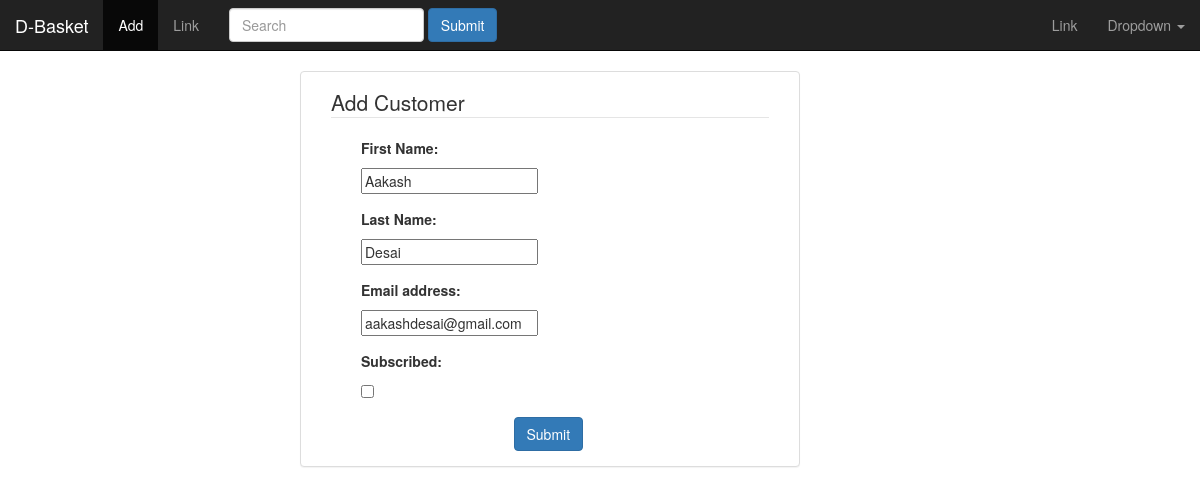
The page /emp/customer/2/ on the database as committed earlier.
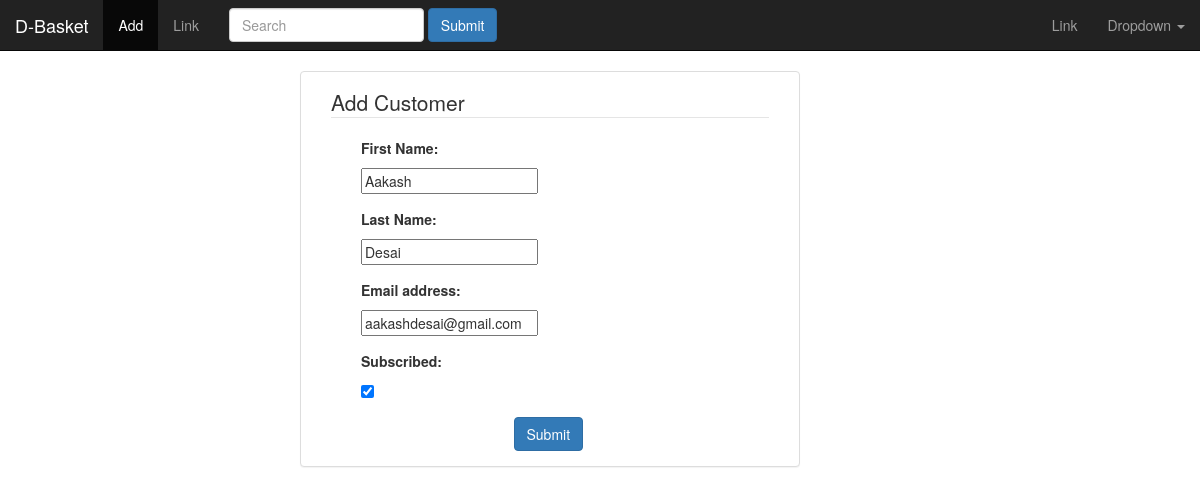
The same page on the database as committed later.
### AdminPanel/models.py (models this page shows, shortened)
class Customer(models.Model):
	first_name = models.CharField(max_length = 100, verbose_name = 'First Name')
	last_name = models.CharField(max_length = 100, verbose_name = 'Last Name')
	email_id = models.EmailField(max_length = 100, verbose_name = 'Email address')
	join_date = models.DateTimeField(default = timezone.now, editable = False)
	last_modified = models.DateTimeField(auto_now = True)
	subscribe = models.BooleanField(default = False, verbose_name = 'Subscribed')

### AdminPanel/views.py (the view)
# urls.py: url(r'^customer/(?P<pk>[0-9]+)/$', views.UpdateCustomer.as_view() , name = 'update-customer'),
class UpdateCustomer(generic.UpdateView):
	model = Customer
	fields = ['first_name', 'last_name', 'email_id', 'subscribe']

### AdminPanel/templates/AdminPanel/customer_form.html (shortened to what this page needs)
{% extends "AdminPanel/index.html" %}
{% block content %}
<div class="panel panel-default col-md-offset-3 col-md-5">
	<div class="panel-body col-sm-12">
		<form action="" method="POST" role="form">
			<legend>Add Customer</legend>
			{% include "AdminPanel/form_template.html" %}
			<button type="submit" class="btn btn-primary  col-md-offset-5">Submit</button>
		</form>
	</div>
</div>
{% endblock content %}

### AdminPanel/templates/AdminPanel/form_template.html
{% for field in form %}
	<div class="form-group col-sm-12">
		<label class="col-sm-12 col-md-5s">{{field.label_tag}}</label>
		<div class="col-sm-12 col-md-3">{{field}}</div>
	</div>
{% endfor %}

Rows that differ between the two databases and show on the page:
changed Customer "Aakash": subscribe "☐" → "☑"
